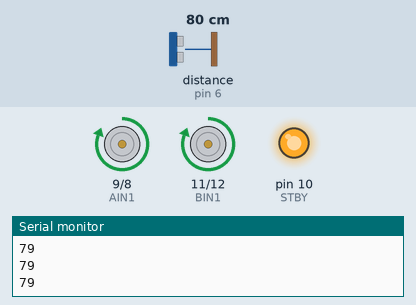
A sketch run on a simulated Arduino Uno, built with avr-gcc and run on an emulated ATmega328P. Shown: motor-driver pin pairs drawn as motors (green arrow = first pin HIGH = forward, orange = second pin HIGH = backward, longer = more drive, scaled by the enable pin, stopped while the standby pin is LOW), output pins drawn as LEDs (lit = HIGH), the last lines printed to the serial monitor. Wiring (inferred from the names in the program): ultrasonic range finder: trigger pin 7; echo pin 6. Inputs (shaded band) come from the test bench; at power-on: distance to the obstacle (sensor on pin 6) 80 cm. The echo pulse lasts 58.3 µs per cm; pins used as bus, display or sensor lines are not drawn.

Above: at 1.2 s.
1.3 s: distance to the obstacle (sensor on pin 6) set to 36 cm
2.8 s: distance to the obstacle (sensor on pin 6) set to 28 cm
At 3.8 s:
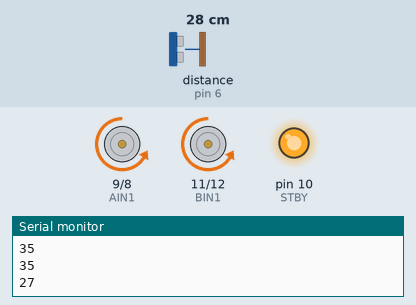
At 6.1 s:
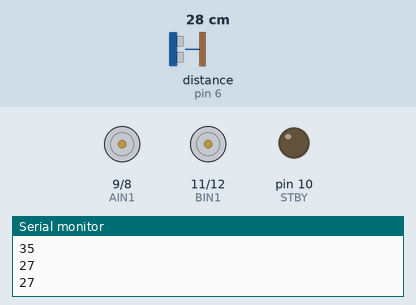
Timing chart, 0 to 14.8 s (numbered marks = the images above; inputs shaded):
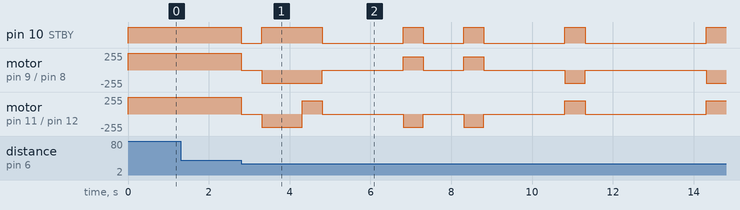

The sketch:

Sonar_Bot_Tank.ino
```cpp
#define FULL_SPEED 255
#define LEFT_WHEELS 1
#define RIGHT_WHEELS 2

#define trigPin 7
#define echoPin 6
//motor A connected between A01 and A02
//motor B connected between B01 and B02

const int FORWARD = 1;
const int BACKWARD = 0;

int STBY = 10; //standby

//Motor A
int PWMA = 3; //Speed control
int AIN1 = 9; //Direction
int AIN2 = 8; //Direction

//Motor B
int PWMB = 5; //Speed control
int BIN1 = 11; //Direction
int BIN2 = 12; //Direction

void setup() {
  pinMode(STBY, OUTPUT);

  pinMode(PWMA, OUTPUT);
  pinMode(AIN1, OUTPUT);
  pinMode(AIN2, OUTPUT);

  pinMode(PWMB, OUTPUT);
  pinMode(BIN1, OUTPUT);
  pinMode(BIN2, OUTPUT);

  Serial.begin (9600);
  pinMode(trigPin, OUTPUT);
  pinMode(echoPin, INPUT);
}

void loop() {

  check();

}

void check() {

  objectCheck();

}

void objectCheck() {

  int dist = getDistance();

  if (dist > 30) {

    drive();

  } else {

    stop();

    delay(500);

    int distLeft = checkLeft();

    delay(1000);

    origin('L');

    delay(1000);

    int distRight = checkRight();

    delay(1000);

    origin('R');

    delay(1000);

    char direction = distanceCalculation(distRight, distLeft);

    switch (direction) {

      case 'L':

        moveLeft();

        break;

      case 'R':

        moveRight();

        break;

      default:

        reverse();

        break;

    }
  }
}

int getDistance() {

  long duration, distance;

  digitalWrite(trigPin, LOW);

  delayMicroseconds(2);

  digitalWrite(trigPin, HIGH);

  delayMicroseconds(10);

  digitalWrite(trigPin, LOW);

  duration = pulseIn(echoPin, HIGH);

  distance = (duration / 2) / 29.1;

  Serial.println(distance);

  return distance;

}

int checkLeft() {

  reverse();

  stop();

  move(LEFT_WHEELS, 200, BACKWARD);
  move(RIGHT_WHEELS, 200, FORWARD);

  delay(500);

  stop();

  int distLeft = getDistance();

  return distLeft;

}

int checkRight() {

  move(LEFT_WHEELS, 200, FORWARD);
  move(RIGHT_WHEELS, 200, BACKWARD);

  delay(500);

  stop();

  int distRight = getDistance();

  return distRight;

}

void origin(char direction) {

  stop();
  delay(1000);

  // Check which way it turns first to determine which way to reverse.

  switch (direction) {

    case 'L':

      // if checkLeft() has been called

      move(LEFT_WHEELS, 200, FORWARD);
      move(RIGHT_WHEELS, 200, BACKWARD);

      delay(500);

      stop();

      break;

    case 'R':

      // if checkRight() has been called

      move(LEFT_WHEELS, 200, BACKWARD);
      move(RIGHT_WHEELS, 200, FORWARD);

      delay(500);

      stop();

      break;

  }

}

char distanceCalculation(int distLeft, int distRight) {

  delay(1000);

  if (distLeft > distRight) {

    return 'L';

  } else if (distRight > distLeft) {

    return 'R';

  } else {

    return 'B';

  }

}

void moveLeft() {

  stop();

  delay(1000);

  move(LEFT_WHEELS, 200, BACKWARD);
  move(RIGHT_WHEELS, 200, FORWARD);

  delay(500);

  stop();

}

void moveRight() {

  stop();

  delay(1000);

  move(LEFT_WHEELS, 200, FORWARD);
  move(RIGHT_WHEELS, 200, BACKWARD);

  delay(500);

  stop();

}

void drive() {

  move(LEFT_WHEELS, FULL_SPEED, FORWARD);
  move(RIGHT_WHEELS, FULL_SPEED, FORWARD);

}

void reverse() {

  move(LEFT_WHEELS, 200, BACKWARD);
  move(RIGHT_WHEELS, 200, BACKWARD);

  delay(1000);

  stop();

}

void move(int motor, int speed, int direction) {
  //Move specific motor at speed and direction
  //motor: 0 for B 1 for A
  //speed: 0 is off, and 255 is full speed
  //direction: 0 clockwise, 1 counter-clockwise

  digitalWrite(STBY, HIGH); //disable standby

  boolean inPin1 = LOW;
  boolean inPin2 = HIGH;

  if (direction == 1) {
    inPin1 = HIGH;
    inPin2 = LOW;
  }

  if (motor == 1) {
    digitalWrite(AIN1, inPin1);
    digitalWrite(AIN2, inPin2);
    analogWrite(PWMA, speed);
  } else {
    digitalWrite(BIN1, inPin1);
    digitalWrite(BIN2, inPin2);
    analogWrite(PWMB, speed);
  }
}

void stop() {
  //enable standby
  digitalWrite(STBY, LOW);
}
```

Measured:
- the behaviour switches between 32 and 31 cm on distance to the obstacle (sensor on pin 6) (found by bisection; images 0 and 1)
- after the input at 2.8 s, pin 10 (STBY): HIGH → LOW at once, → HIGH 0.50 s later, → LOW 1.5 s later, → HIGH 2.0 s later, … (10 changes in this stretch); motor on pin 9 (AIN1) / pin 8 (AIN2): forward 255/255 → stopped at once, → backward 200/255 0.50 s later, → stopped 1.5 s later, → forward 200/255 2.0 s later, … (10 changes in this stretch)
